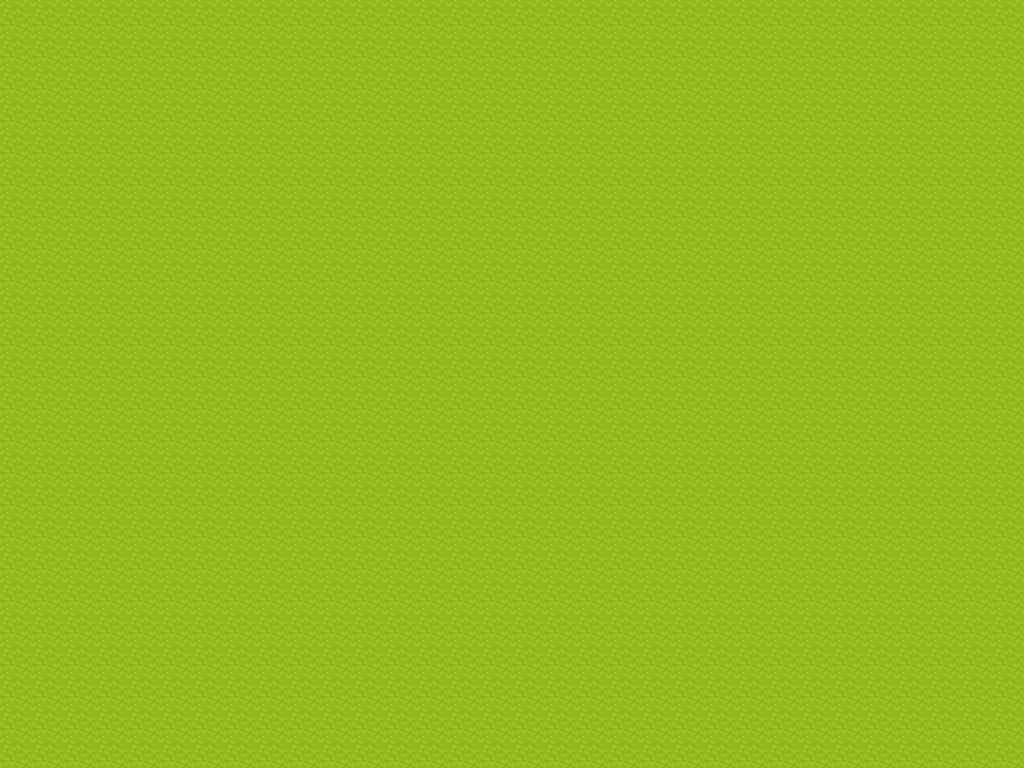

Below is a game level as drawn by its tile map, then a one-line description and the .tmx file that defines it, in full:
An orthogonal 32x24 tile map with 32x32 px tiles, 3 tile layers (Ground, House, Decoration).

<map version="1.10" tiledversion="1.12.2" orientation="orthogonal" renderorder="right-down" width="32" height="24" tilewidth="32" tileheight="32" infinite="0" nextlayerid="5" nextobjectid="1">
 <tileset firstgid="1" source="base.tsx" />
 <layer id="1" name="Ground" width="32" height="24">
  <data encoding="csv">
1,1,1,1,1,1,1,1,1,1,1,1,1,1,1,1,1,1,1,1,1,1,1,1,1,1,1,1,1,1,1,1,
1,1,1,1,1,1,1,1,1,1,1,1,1,1,1,1,1,1,1,1,1,1,1,1,1,1,1,1,1,1,1,1,
1,1,1,1,1,1,1,1,1,1,1,1,1,1,1,1,1,1,1,1,1,1,1,1,1,1,1,1,1,1,1,1,
1,1,1,1,1,1,1,1,1,1,1,1,1,1,1,1,1,1,1,1,1,1,1,1,1,1,1,1,1,1,1,1,
1,1,1,1,1,1,1,1,1,1,1,1,1,1,1,1,1,1,1,1,1,1,1,1,1,1,1,1,1,1,1,1,
1,1,1,1,1,1,1,1,1,1,1,1,1,1,1,1,1,1,1,1,1,1,1,1,1,1,1,1,1,1,1,1,
1,1,1,1,1,1,1,1,1,1,1,1,1,1,1,1,1,1,1,1,1,1,1,1,1,1,1,1,1,1,1,1,
1,1,1,1,1,1,1,1,1,1,1,1,1,1,1,1,1,1,1,1,1,1,1,1,1,1,1,1,1,1,1,1,
1,1,1,1,1,1,1,1,1,1,1,1,1,1,1,1,1,1,1,1,1,1,1,1,1,1,1,1,1,1,1,1,
1,1,1,1,1,1,1,1,1,1,1,1,1,1,1,1,1,1,1,1,1,1,1,1,1,1,1,1,1,1,1,1,
1,1,1,1,1,1,1,1,1,1,1,1,1,1,1,1,1,1,1,1,1,1,1,1,1,1,1,1,1,1,1,1,
1,1,1,1,1,1,1,1,1,1,1,1,1,1,1,1,1,1,1,1,1,1,1,1,1,1,1,1,1,1,1,1,
1,1,1,1,1,1,1,1,1,1,1,1,1,1,1,1,1,1,1,1,1,1,1,1,1,1,1,1,1,1,1,1,
1,1,1,1,1,1,1,1,1,1,1,1,1,1,1,1,1,1,1,1,1,1,1,1,1,1,1,1,1,1,1,1,
1,1,1,1,1,1,1,1,1,1,1,1,1,1,1,1,1,1,1,1,1,1,1,1,1,1,1,1,1,1,1,1,
1,1,1,1,1,1,1,1,1,1,1,1,1,1,1,1,1,1,1,1,1,1,1,1,1,1,1,1,1,1,1,1,
1,1,1,1,1,1,1,1,1,1,1,1,1,1,1,1,1,1,1,1,1,1,1,1,1,1,1,1,1,1,1,1,
1,1,1,1,1,1,1,1,1,1,1,1,1,1,1,1,1,1,1,1,1,1,1,1,1,1,1,1,1,1,1,1,
1,1,1,1,1,1,1,1,1,1,1,1,1,1,1,1,1,1,1,1,1,1,1,1,1,1,1,1,1,1,1,1,
1,1,1,1,1,1,1,1,1,1,1,1,1,1,1,1,1,1,1,1,1,1,1,1,1,1,1,1,1,1,1,1,
1,1,1,1,1,1,1,1,1,1,1,1,1,1,1,1,1,1,1,1,1,1,1,1,1,1,1,1,1,1,1,1,
1,1,1,1,1,1,1,1,1,1,1,1,1,1,1,1,1,1,1,1,1,1,1,1,1,1,1,1,1,1,1,1,
1,1,1,1,1,1,1,1,1,1,1,1,1,1,1,1,1,1,1,1,1,1,1,1,1,1,1,1,1,1,1,1,
1,1,1,1,1,1,1,1,1,1,1,1,1,1,1,1,1,1,1,1,1,1,1,1,1,1,1,1,1,1,1,1
</data>
 </layer>
 <layer id="2" name="House" width="32" height="24">
  <data encoding="csv">
0,0,0,0,0,0,0,0,0,0,0,0,0,0,0,0,0,0,0,0,0,0,0,0,0,0,0,0,0,0,0,0,
0,0,0,0,0,0,0,0,0,0,0,0,0,0,0,0,0,0,0,0,0,0,0,0,0,0,0,0,0,0,0,0,
0,0,0,0,0,0,0,0,0,0,0,0,0,0,0,0,0,0,0,0,0,0,0,0,0,0,0,0,0,0,0,0,
0,0,0,0,0,0,0,0,0,0,0,0,0,0,0,0,0,0,0,0,0,0,0,0,0,0,0,0,0,0,0,0,
0,0,0,0,0,0,0,0,0,0,0,0,0,0,0,0,0,0,0,0,0,0,0,0,0,0,0,0,0,0,0,0,
0,0,0,0,0,0,0,0,0,0,0,0,0,0,0,0,0,0,0,0,0,0,0,0,0,0,0,0,0,0,0,0,
0,0,0,0,0,0,0,0,0,0,0,0,0,0,0,0,0,0,0,0,0,0,0,0,0,0,0,0,0,0,0,0,
0,0,0,0,0,0,0,0,0,0,0,0,0,0,0,0,0,0,0,0,0,0,0,0,0,0,0,0,0,0,0,0,
0,0,0,0,0,0,0,0,0,0,0,0,0,0,0,0,0,0,0,0,0,0,0,0,0,0,0,0,0,0,0,0,
0,0,0,0,0,0,0,0,0,0,0,0,0,0,0,0,0,0,0,0,0,0,0,0,0,0,0,0,0,0,0,0,
0,0,0,0,0,0,0,0,0,0,0,0,0,0,0,0,0,0,0,0,0,0,0,0,0,0,0,0,0,0,0,0,
0,0,0,0,0,0,0,0,0,0,0,0,0,0,0,0,0,0,0,0,0,0,0,0,0,0,0,0,0,0,0,0,
0,0,0,0,0,0,0,0,0,0,0,0,0,0,0,0,0,0,0,0,0,0,0,0,0,0,0,0,0,0,0,0,
0,0,0,0,0,0,0,0,0,0,0,0,0,0,0,0,0,0,0,0,0,0,0,0,0,0,0,0,0,0,0,0,
0,0,0,0,0,0,0,0,0,0,0,0,0,0,0,0,0,0,0,0,0,0,0,0,0,0,0,0,0,0,0,0,
0,0,0,0,0,0,0,0,0,0,0,0,0,0,0,0,0,0,0,0,0,0,0,0,0,0,0,0,0,0,0,0,
0,0,0,0,0,0,0,0,0,0,0,0,0,0,0,0,0,0,0,0,0,0,0,0,0,0,0,0,0,0,0,0,
0,0,0,0,0,0,0,0,0,0,0,0,0,0,0,0,0,0,0,0,0,0,0,0,0,0,0,0,0,0,0,0,
0,0,0,0,0,0,0,0,0,0,0,0,0,0,0,0,0,0,0,0,0,0,0,0,0,0,0,0,0,0,0,0,
0,0,0,0,0,0,0,0,0,0,0,0,0,0,0,0,0,0,0,0,0,0,0,0,0,0,0,0,0,0,0,0,
0,0,0,0,0,0,0,0,0,0,0,0,0,0,0,0,0,0,0,0,0,0,0,0,0,0,0,0,0,0,0,0,
0,0,0,0,0,0,0,0,0,0,0,0,0,0,0,0,0,0,0,0,0,0,0,0,0,0,0,0,0,0,0,0,
0,0,0,0,0,0,0,0,0,0,0,0,0,0,0,0,0,0,0,0,0,0,0,0,0,0,0,0,0,0,0,0,
0,0,0,0,0,0,0,0,0,0,0,0,0,0,0,0,0,0,0,0,0,0,0,0,0,0,0,0,0,0,0,0
</data>
 </layer>
 <layer id="3" name="Decoration" width="32" height="24">
  <data encoding="csv">
0,0,0,0,0,0,0,0,0,0,0,0,0,0,0,0,0,0,0,0,0,0,0,0,0,0,0,0,0,0,0,0,
0,0,0,0,0,0,0,0,0,0,0,0,0,0,0,0,0,0,0,0,0,0,0,0,0,0,0,0,0,0,0,0,
0,0,0,0,0,0,0,0,0,0,0,0,0,0,0,0,0,0,0,0,0,0,0,0,0,0,0,0,0,0,0,0,
0,0,0,0,0,0,0,0,0,0,0,0,0,0,0,0,0,0,0,0,0,0,0,0,0,0,0,0,0,0,0,0,
0,0,0,0,0,0,0,0,0,0,0,0,0,0,0,0,0,0,0,0,0,0,0,0,0,0,0,0,0,0,0,0,
0,0,0,0,0,0,0,0,0,0,0,0,0,0,0,0,0,0,0,0,0,0,0,0,0,0,0,0,0,0,0,0,
0,0,0,0,0,0,0,0,0,0,0,0,0,0,0,0,0,0,0,0,0,0,0,0,0,0,0,0,0,0,0,0,
0,0,0,0,0,0,0,0,0,0,0,0,0,0,0,0,0,0,0,0,0,0,0,0,0,0,0,0,0,0,0,0,
0,0,0,0,0,0,0,0,0,0,0,0,0,0,0,0,0,0,0,0,0,0,0,0,0,0,0,0,0,0,0,0,
0,0,0,0,0,0,0,0,0,0,0,0,0,0,0,0,0,0,0,0,0,0,0,0,0,0,0,0,0,0,0,0,
0,0,0,0,0,0,0,0,0,0,0,0,0,0,0,0,0,0,0,0,0,0,0,0,0,0,0,0,0,0,0,0,
0,0,0,0,0,0,0,0,0,0,0,0,0,0,0,0,0,0,0,0,0,0,0,0,0,0,0,0,0,0,0,0,
0,0,0,0,0,0,0,0,0,0,0,0,0,0,0,0,0,0,0,0,0,0,0,0,0,0,0,0,0,0,0,0,
0,0,0,0,0,0,0,0,0,0,0,0,0,0,0,0,0,0,0,0,0,0,0,0,0,0,0,0,0,0,0,0,
0,0,0,0,0,0,0,0,0,0,0,0,0,0,0,0,0,0,0,0,0,0,0,0,0,0,0,0,0,0,0,0,
0,0,0,0,0,0,0,0,0,0,0,0,0,0,0,0,0,0,0,0,0,0,0,0,0,0,0,0,0,0,0,0,
0,0,0,0,0,0,0,0,0,0,0,0,0,0,0,0,0,0,0,0,0,0,0,0,0,0,0,0,0,0,0,0,
0,0,0,0,0,0,0,0,0,0,0,0,0,0,0,0,0,0,0,0,0,0,0,0,0,0,0,0,0,0,0,0,
0,0,0,0,0,0,0,0,0,0,0,0,0,0,0,0,0,0,0,0,0,0,0,0,0,0,0,0,0,0,0,0,
0,0,0,0,0,0,0,0,0,0,0,0,0,0,0,0,0,0,0,0,0,0,0,0,0,0,0,0,0,0,0,0,
0,0,0,0,0,0,0,0,0,0,0,0,0,0,0,0,0,0,0,0,0,0,0,0,0,0,0,0,0,0,0,0,
0,0,0,0,0,0,0,0,0,0,0,0,0,0,0,0,0,0,0,0,0,0,0,0,0,0,0,0,0,0,0,0,
0,0,0,0,0,0,0,0,0,0,0,0,0,0,0,0,0,0,0,0,0,0,0,0,0,0,0,0,0,0,0,0,
0,0,0,0,0,0,0,0,0,0,0,0,0,0,0,0,0,0,0,0,0,0,0,0,0,0,0,0,0,0,0,0
</data>
 </layer>
 <objectgroup id="4" name="Collisions" visible="0" />
</map>
